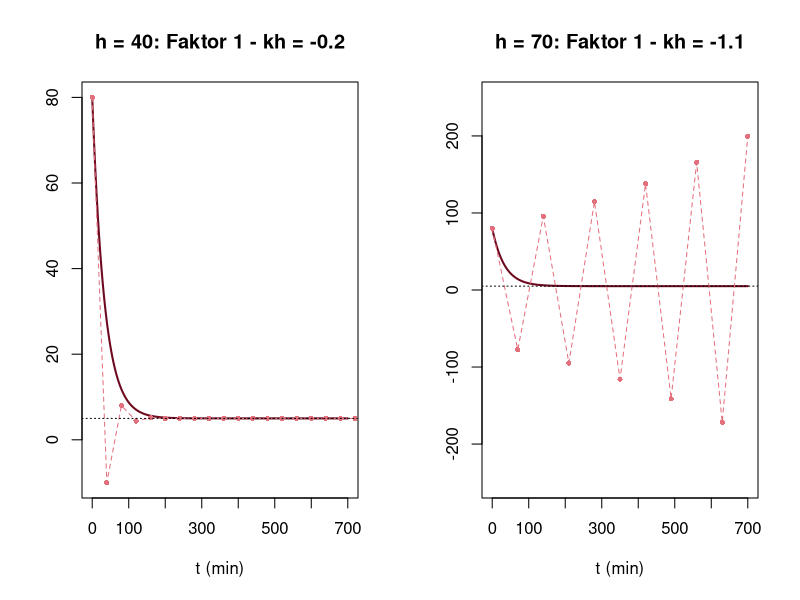

Reproduce this figure in R.
# Abb. 3.22: Euler-Verfahren mit zu großer Schrittweite (Buch, Abschnitt 3.4, Gl. 3.27)
# T_{n+1} - 5 = (1 - k h)(T_n - 5): für h = 40 ist der Faktor -0.2 (gedämpfte Schwingung), für h = 70 ist er -1.1 (Aufschaukeln)
# (c) 2026 Philipp Kügler · Programm zum Buch „Dynamische Systeme in den Lebenswissenschaften“ · MIT-Lizenz (siehe LICENSE)
k <- 0.03; Tu <- 5; T0 <- 80
tt <- seq(0, 700, length.out = 400)
par(mfrow = c(1, 2))
for (h in c(40, 70)) {
  N <- ceiling(700 / h)
  t <- h * (0:N); T <- numeric(N + 1); T[1] <- T0
  for (n in 1:N) T[n + 1] <- T[n] + h * k * (Tu - T[n])
  plot(tt, Tu + (T0 - Tu) * exp(-k * tt), type = "l", col = rgb(0.43, 0.04, 0.12), lwd = 2,
       ylim = if (h == 70) c(-250, 250) else range(T), xlab = "t (min)", ylab = "", main = sprintf("h = %d: Faktor 1 - kh = %.1f", h, 1 - k * h))
  lines(t, T, type = "o", lty = 2, pch = 16, cex = 0.7, col = rgb(0.89, 0.44, 0.49))
  abline(h = Tu, lty = 3)
  cat(sprintf("h = %d: T_1 ... T_4 =", h), sprintf("%.2f", T[2:5]), "\n")
}
